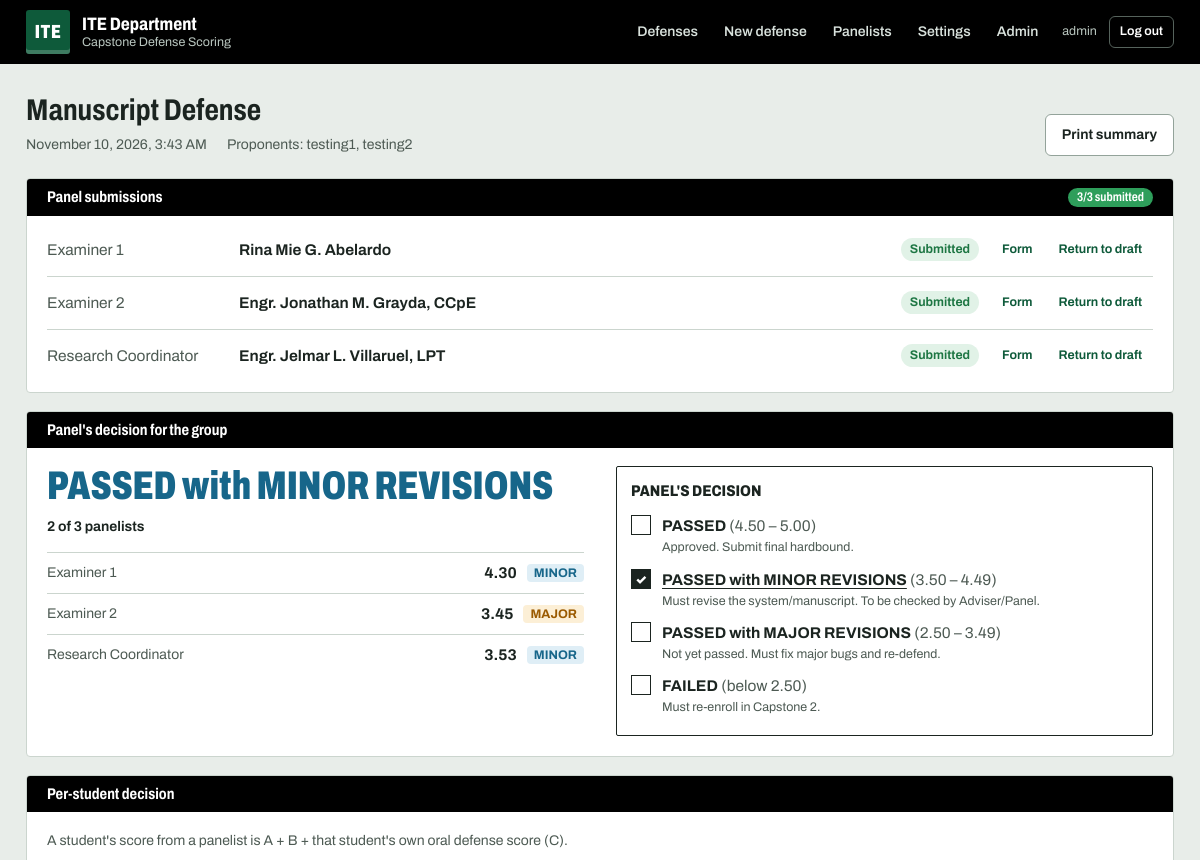
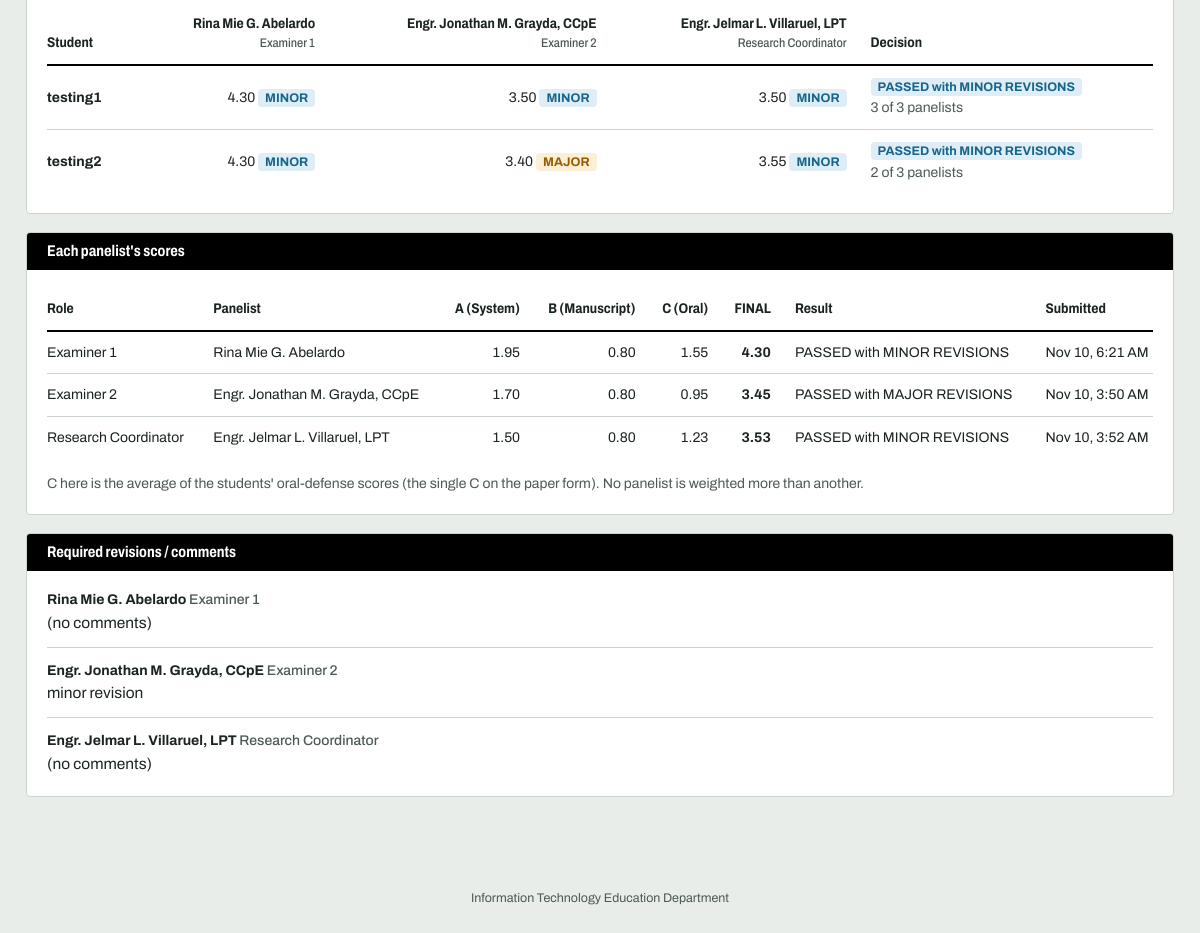
/defense/2/results/ (signed in), run on the app's committed database (2 pictures, top to bottom).
### defense/models.py (models this page shows, shortened)
class Panelist(models.Model):
    user = models.OneToOneField(
        settings.AUTH_USER_MODEL, on_delete=models.CASCADE, related_name="panelist")
    prefix = models.CharField(max_length=20, blank=True, help_text="e.g. Engr., Dr.")
    suffix = models.CharField(max_length=40, blank=True, help_text="e.g. LPT, CCpE")
    class Meta:
        ordering = ["user__last_name", "user__first_name"]
    @property
    def display_name(self):
        full = " ".join(p for p in (self.user.first_name, self.user.last_name) if p).strip()
        full = full or self.user.username
        if self.prefix:
            full = f"{self.prefix} {full}"
        if self.suffix:
            full = f"{full}, {self.suffix}"
        return full

class Defense(models.Model):
    OPEN = "open"
    CLOSED = "closed"
    STATUS_CHOICES = [(OPEN, "Open"), (CLOSED, "Closed")]
    title = models.CharField("Project title", max_length=300)
    schedule_date = models.DateField()
    schedule_time = models.TimeField(null=True, blank=True)
    venue = models.CharField(max_length=150, blank=True)
    status = models.CharField(max_length=10, choices=STATUS_CHOICES, default=OPEN)
    created_at = models.DateTimeField(auto_now_add=True)
    class Meta:
        ordering = ["-schedule_date", "-schedule_time", "-pk"]

class Proponent(models.Model):
    defense = models.ForeignKey(Defense, on_delete=models.CASCADE, related_name="proponents")
    full_name = models.CharField(max_length=150)
    order = models.PositiveSmallIntegerField(default=0)
    class Meta:
        ordering = ["order", "pk"]

class PanelAssignment(models.Model):
    EX1 = "EX1"
    EX2 = "EX2"
    RC = "RC"
    ROLE_CHOICES = [(EX1, "Examiner 1"), (EX2, "Examiner 2"), (RC, "Research Coordinator")]
    ROLES = [EX1, EX2, RC]
    defense = models.ForeignKey(Defense, on_delete=models.CASCADE, related_name="assignments")
    panelist = models.ForeignKey(Panelist, on_delete=models.PROTECT, related_name="assignments")
    role = models.CharField(max_length=3, choices=ROLE_CHOICES)
    class Meta:
        constraints = [
            models.UniqueConstraint(fields=["defense", "role"], name="uniq_defense_role"),
            models.UniqueConstraint(fields=["defense", "panelist"], name="uniq_defense_panelist"),
        ]
    @property
    def role_order(self):
        return self.ROLES.index(self.role)

class Evaluation(models.Model):
    assignment = models.OneToOneField(
        PanelAssignment, on_delete=models.CASCADE, related_name="evaluation")
    comments = models.TextField("Required Revisions / Comments", blank=True)
    submitted = models.BooleanField(default=False)
    submitted_at = models.DateTimeField(null=True, blank=True)
    updated_at = models.DateTimeField(auto_now=True)

### defense/views.py (the view)
# urls.py: path("defense/<int:pk>/results/", views.results, name="results"),
@login_required
def results(request, pk):
    defense, mine = get_defense_for_viewer(request, pk)
    return render(request, "defense/results.html", _results_context(request, defense, mine))

### defense/context_processors.py (called while the page is built)
def institution(request):
    return {"INSTITUTION": settings.INSTITUTION}

### defense/models.py (called while the page is built)
    @classmethod
    def load(cls):
        obj, _ = cls.objects.get_or_create(pk=1)
        return obj

    @property
    def cutoffs(self):
        return (self.passed_cutoff, self.minor_cutoff, self.major_cutoff)

### defense/scoring.py (called while the page is built)
def to_decimal(value):
    if isinstance(value, float):
        raise TypeError("Scores must not be floats; pass a Decimal, int or str.")
    if isinstance(value, Decimal):
        return value
    return Decimal(str(value))

def round2(value):
    return to_decimal(value).quantize(CENT, rounding=ROUND_HALF_UP)

def get_verdict(score, cutoffs=None):
    passed, minor, major = (to_decimal(c) for c in (cutoffs or DEFAULT_CUTOFFS))
    s = round2(score)
    if s >= passed:
        return PASSED
    if s >= minor:
        return MINOR
    if s >= major:
        return MAJOR
    return FAILED

def verdict_label(code):
    return VERDICT_LABELS.get(code, "")

def verdict_bands(cutoffs=None):
    passed, minor, major = (round2(c) for c in (cutoffs or DEFAULT_CUTOFFS))
    step = CENT
    ranges = {
        PASSED: f"{passed} – 5.00",
        MINOR: f"{minor} – {passed - step}",
        MAJOR: f"{major} – {minor - step}",
        FAILED: f"below {major}",
    }
    return [{"code": v, "label": VERDICT_LABELS[v], "note": VERDICT_NOTES[v],
             "range": ranges[v]} for v in VERDICT_ORDER]

def weighted_score(rating, weight):
    return to_decimal(rating) * to_decimal(weight)

def load_ratings(evaluation):
    group = {g.criterion_id: g.rating for g in evaluation.group_ratings.all()}
    individual = {(i.criterion_id, i.proponent_id): i.rating
                  for i in evaluation.individual_ratings.all()}
    return group, individual

def compute_panelist(evaluation, criteria, proponents, cutoffs=DEFAULT_CUTOFFS):
    group, individual = load_ratings(evaluation)
    return score_ratings(criteria, proponents, group, individual, cutoffs)

def active_criteria():
    from .models import Criterion
    return list(Criterion.objects.filter(is_active=True).order_by("number"))

def current_cutoffs():
    from .models import ScoringSettings
    return ScoringSettings.load().cutoffs

def evaluation_status(evaluation):
    if evaluation is None:
        return NOT_STARTED
    return SUBMITTED if evaluation.submitted else DRAFT

    @property
    def verdict(self):
        return get_verdict(self.final, self.cutoffs)

    @property
    def complete(self):
        return self.missing == 0

### defense/templates/defense/results.html (shortened to what this page needs)
{% extends "base.html" %}
{% load static defense_extras %}
{% block content %}
<div class="page-head">
  <div>
    <h1>{{ defense.title }}</h1>
    <p class="meta">
      <span>{{ defense.schedule_date|date:"F j, Y" }}{% if defense.schedule_time %}, {{ defense.schedule_time|time:"g:i A" }}{% endif %}</span>
      <span>Proponents: {% for p in result.proponents %}{{ p.full_name }}{% if not forloop.last %}, {% endif %}{% endfor %}</span>
    </p>
  </div>
  <div class="head-actions">
    {% if result.complete %}<a class="btn" href="{% url 'defense:print_results' defense.pk %}">Print summary</a>{% endif %}
  </div>
</div>
<section class="card" id="status-card"
         data-status-url="{% url 'defense:results_status' defense.pk %}"
         data-complete="{{ result.complete|yesno:'1,0' }}"
         data-submitted="{{ result.submitted_count }}"
         data-version="{{ scores_version }}">
  <h2 class="card-title">Panel submissions <span class="chip {% if result.complete %}chip-ok{% elif result.submitted_count %}chip-warn{% else %}chip-muted{% endif %}" id="submitted-chip">{{ result.submitted_count }}/{{ result.total }} submitted</span></h2>
  <ul class="status-list">
    {% for row in result.rows %}
    <li data-assignment="{{ row.assignment.pk }}">
      <span class="role">{{ row.assignment.get_role_display }}</span>
      <span class="name">{{ row.assignment.panelist.display_name }}</span>
      <span class="chip {{ row.status|status_class }} status-chip">{{ row.status_label }}</span>
      {% if is_manager %}
        <span class="row-tools">
          <a class="btn btn-small btn-ghost" href="{% url 'defense:print_form' row.assignment.pk %}">Form</a>
          {% if row.submitted %}
          <form method="post" action="{% url 'defense:evaluation_unlock' row.assignment.pk %}" class="inline"
                onsubmit="return confirm('Return this evaluation to draft?
It stops counting toward the result until the panelist submits it again.');">
            <button type="submit" class="btn btn-small btn-ghost">Return to draft</button>
          </form>
          {% endif %}
        </span>
      {% endif %}
    </li>
    {% empty %}
    <li class="muted">No panel assigned yet.</li>
    {% endfor %}
  </ul>
</section>
{% if result.complete %}
{% with d=result.decision %}
<section class="card consolidated">
  <h2 class="card-title">Panel's decision for the group</h2>
  <div class="consolidated-grid">
    <div class="big-score">
      <div class="verdict-big {{ d.verdict|verdict_class }}">{{ d.verdict_label }}</div>
      <p class="decision-basis {% if not d.group.majority %}bad{% endif %}">{{ d.group.summary }}</p>
      <ul class="vote-list">
        {% for row in result.rows %}
        <li><span class="vote-role">{{ row.assignment.get_role_display }}</span>
          <strong>{{ row.score.final|fmt2 }}</strong>
          <span class="verdict-pill small {{ row.score.verdict|verdict_class }}">{{ row.score.verdict|verdict_short }}</span></li>
        {% endfor %}
      </ul>
    </div>
    {% include "defense/_decision.html" with selected=d.verdict %}
  </div>
</section>
<section class="card">
  <h2 class="card-title">Per-student decision</h2>
  <p class="muted small">A student's score from a panelist is A + B + that student's own oral defense score (C).</p>
  <div class="table-wrap">
  <table class="data-table">
    <thead><tr><th>Student</th>{% for row in result.rows %}<th class="num">{{ row.assignment.panelist.display_name }}<div class="th-sub">{{ row.assignment.get_role_display }}</div></th>{% endfor %}<th>Decision</th></tr></thead>
    <tbody>
    {% for pd in d.proponents %}
      <tr><td><strong>{{ pd.proponent.full_name }}</strong></td>
        {% for ps in pd.scores %}<td class="num">{{ ps.final|fmt2 }} <span class="verdict-pill small {{ ps.verdict|verdict_class }}">{{ ps.verdict|verdict_short }}</span></td>{% endfor %}
        <td><span class="verdict-pill small {{ pd.decision.verdict|verdict_class }}">{{ pd.decision.verdict_label }}</span>
          <div class="small {% if pd.decision.majority %}muted{% else %}bad{% endif %}">{{ pd.decision.summary }}</div></td></tr>
    {% endfor %}
    </tbody>
  </table>
  </div>
</section>
<section class="card">
  <h2 class="card-title">Each panelist's scores</h2>
  <div class="table-wrap">
  <table class="data-table">
    <thead><tr><th>Role</th><th>Panelist</th><th class="num">A (System)</th><th class="num">B (Manuscript)</th><th class="num">C (Oral)</th><th class="num">FINAL</th><th>Result</th><th>Submitted</th></tr></thead>
    <tbody>
    {% for row in result.rows %}
      <tr><td>{{ row.assignment.get_role_display }}</td><td>{{ row.assignment.panelist.display_name }}</td>
        <td class="num">{{ row.score.A|fmt2 }}</td><td class="num">{{ row.score.B|fmt2 }}</td><td class="num">{{ row.score.C|fmt2 }}</td>
        <td class="num"><strong>{{ row.score.final|fmt2 }}</strong></td>
        <td>{{ row.score.verdict_label }}</td>
        <td class="small">{{ row.evaluation.submitted_at|date:"M j, g:i A" }}</td></tr>
    {% endfor %}
    </tbody>
  </table>
  </div>
  <p class="muted small table-note">{% if result.proponents|length > 1 %}C here is the average of the students' oral-defense scores (the single C on the paper form). {% endif %}No panelist is weighted more than another.</p>
</section>
<section class="card">
  <h2 class="card-title">Required revisions / comments</h2>
  {% for row in result.rows %}
    <div class="comment-block">
      <div class="comment-who">{{ row.assignment.panelist.display_name }} <span class="muted">{{ row.assignment.get_role_display }}</span></div>
      <div class="comment-text">{{ row.evaluation.comments|default:"(no comments)"|linebreaksbr }}</div>
    </div>
  {% endfor %}
</section>
{% endwith %}
{% endif %}
{% endblock %}

### templates/base.html (shortened to what this page needs)
{% load static %}<!doctype html>
<html lang="en">
<head>
  <link rel="stylesheet" href="{% static 'css/app.css' %}">
</head>
<body class="{% block body_class %}{% endblock %}">
  {% with here=request.resolver_match.url_name %}
  <header class="topbar no-print">
    <div class="topbar-inner">
      <a class="brand" href="{% if user.is_authenticated %}{% url 'defense:dashboard' %}{% else %}{% url 'login' %}{% endif %}">
        <span class="ite-mark" aria-hidden="true">ITE</span>
        <span class="brand-text">
          <strong>ITE Department</strong>
          <small>Capstone Defense Scoring</small>
        </span>
      </a>
      {% if user.is_authenticated %}
      <nav class="nav" aria-label="Main">
        <a href="{% url 'defense:dashboard' %}" class="{% if here == 'dashboard' %}is-active{% endif %}"{% if here == 'dashboard' %} aria-current="page"{% endif %}>Defenses</a>
        {% if user.is_staff %}
          <a href="{% url 'defense:defense_create' %}" class="{% if here == 'defense_create' %}is-active{% endif %}">New defense</a>
          <a href="{% url 'defense:panelist_list' %}" class="{% if here == 'panelist_list' or here == 'panelist_create' or here == 'panelist_edit' %}is-active{% endif %}">Panelists</a>
          <a href="{% url 'defense:scoring_settings' %}" class="{% if here == 'scoring_settings' %}is-active{% endif %}">Settings</a>
          {% if user.is_superuser %}<a href="{% url 'admin:index' %}">Admin</a>{% endif %}
        {% endif %}
        <span class="nav-end">
          <span class="nav-user" title="Signed in as {{ user.username }}">{{ user.panelist.display_name|default:user.username }}</span>
          <form method="post" action="{% url 'logout' %}" class="inline">
            <button type="submit" class="nav-logout">Log out</button>
          </form>
        </span>
      </nav>
      {% endif %}
    </div>
  </header>
  {% endwith %}
  <main class="{% block main_class %}container{% endblock %}">{% block content %}{% endblock %}</main>
  <footer class="footer no-print">{{ INSTITUTION.department|title }}</footer>
</body>
</html>

### data on the page
Defense: title "Manuscript Defense", schedule_date "November 10, 2026", schedule_time "3:43 AM"
Proponent: full_name "testing1", proponent.full_name "testing1"
Proponent: full_name "testing2", proponent.full_name "testing2"
PanelAssignment: assignment.role "Examiner 1", assignment.panelist.display_name "Rina Mie G. Abelardo", assignment.role "Examiner 1", assignment.panelist.display_name "Rina Mie G. Abelardo", assignment.role "Examiner 1", assignment.role "Examiner 1", assignment.panelist.display_name "Rina Mie G. Abelardo", assignment.panelist.display_name "Rina Mie G. Abelardo", assignment.role "Examiner 1"
PanelAssignment: assignment.role "Examiner 2", assignment.panelist.display_name "Engr. Jonathan M. Grayda, CCpE", assignment.role "Examiner 2", assignment.panelist.display_name "Engr. Jonathan M. Grayda, CCpE", assignment.role "Examiner 2", assignment.role "Examiner 2", assignment.panelist.display_name "Engr. Jonathan M. Grayda, CCpE", assignment.panelist.display_name "Engr. Jonathan M. Grayda, CCpE", assignment.role "Examiner 2"
PanelAssignment: assignment.role "Research Coordinator", assignment.panelist.display_name "Engr. Jelmar L. Villaruel, LPT", assignment.role "Research Coordinator", assignment.panelist.display_name "Engr. Jelmar L. Villaruel, LPT", assignment.role "Research Coordinator", assignment.role "Research Coordinator", assignment.panelist.display_name "Engr. Jelmar L. Villaruel, LPT", assignment.panelist.display_name "Engr. Jelmar L. Villaruel, LPT", assignment.role "Research Coordinator"
Evaluation: evaluation.submitted_at "Nov 10, 6:21 AM", evaluation.comments "(no comments)"
Evaluation: evaluation.submitted_at "Nov 10, 3:50 AM", evaluation.comments "minor revision"
Evaluation: evaluation.submitted_at "Nov 10, 3:52 AM", evaluation.comments "(no comments)"

### other printed values
{{ user.panelist.display_name|default:user.username }} "admin"
{{ result.submitted_count }} "3"
{{ result.total }} "3"
{{ row.status_label }} "Submitted" "Submitted" "Submitted"
{{ d.verdict_label }} "PASSED with MINOR REVISIONS"
{{ d.group.summary }} "2 of 3 panelists"
{{ row.score.final|fmt2 }} "4.30" "3.45" "3.53"
{{ row.score.verdict|verdict_short }} "MINOR" "MAJOR" "MINOR"
{{ v.label }} "PASSED" "PASSED with MINOR REVISIONS" "PASSED with MAJOR REVISIONS" "FAILED"
{{ v.range }} "4.50 – 5.00" "3.50 – 4.49" "2.50 – 3.49" "below 2.50"
{{ v.note }} "Approved. Submit final hardbound." "Must revise the system/manuscript. To be checked by Adviser/Panel." "Not yet passed. Must fix major bugs and re-defend." "Must re-enroll in Capstone 2."
{{ ps.final|fmt2 }} "4.30" "3.50" "3.50" "4.30" "3.40" "3.55"
{{ ps.verdict|verdict_short }} "MINOR" "MINOR" "MINOR" "MINOR" "MAJOR" "MINOR"
{{ pd.decision.verdict_label }} "PASSED with MINOR REVISIONS" "PASSED with MINOR REVISIONS"
{{ pd.decision.summary }} "3 of 3 panelists" "2 of 3 panelists"
